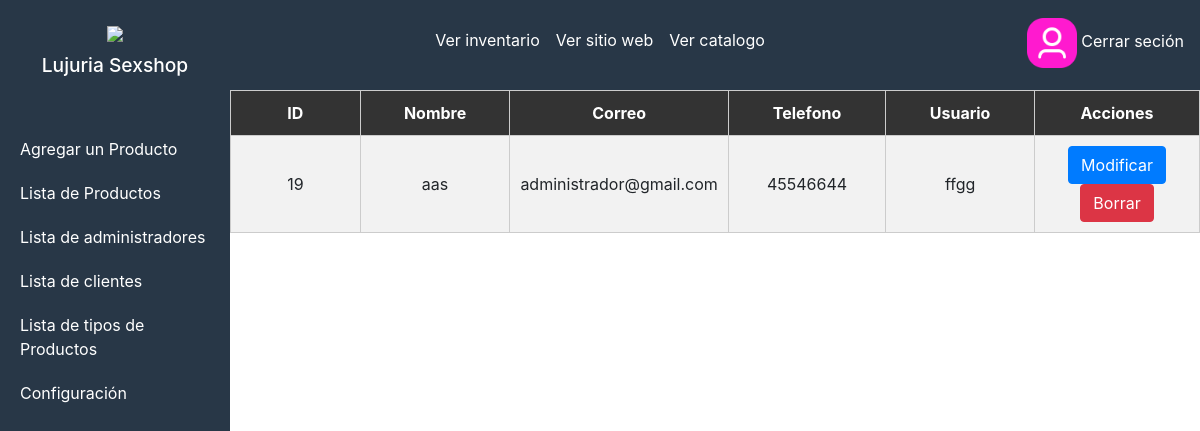
The app's page /administrador/seccion/lista-usarios.php, older data.
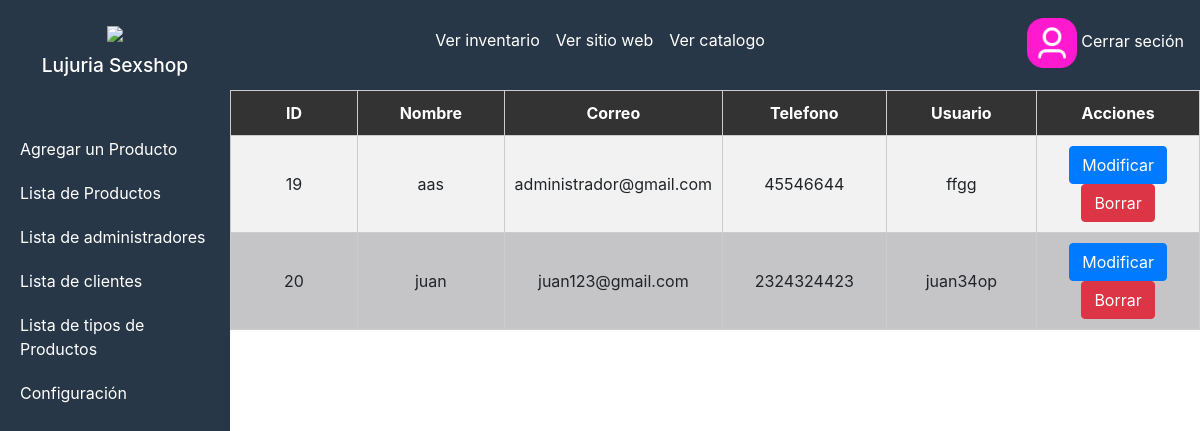
The same page, newer data.
### tables this page shows
CREATE TABLE `tlb_clientes` (
  `cliente_id` int(11) NOT NULL,
  `cliente_nombre` varchar(30) NOT NULL,
  `cliente_correo` varchar(30) NOT NULL,
  `cliente_telefono` varchar(30) NOT NULL,
  `cliente_usuario` varchar(30) NOT NULL,
  `cliente_contrasena` varchar(150) NOT NULL
);

### administrador/seccion/lista-usarios.php (the view, shortened to what this page needs)
<?php include("../../administrador\seccion/template-sections\barra-vertical.php");
include("../config/db.php");
?>
<?php
try {
    $sentenciaSQL = $conexion->prepare("SELECT * FROM tlb_clientes");
    $sentenciaSQL->execute();
    $lista_clientes = $sentenciaSQL->fetchAll(PDO::FETCH_ASSOC);
} catch(PDOException $e) {
    echo "Error en la consulta: " . $e->getMessage();
}
usort($lista_clientes, 'compararPorClienteID');
?>
<head>
    <link rel="stylesheet" href="../../administrador\css\lista_usuarios_style.css">
</head>
<body>
    <div class="contenido_tabla">
        <div class="tabla">
        <table class="table-custom">
            <thead>
                <tr>
                <th>ID</th>
                <th>Nombre</th>
                <th>Correo</th>
                <th>Telefono</th>
                <th>Usuario</th>
                <th>Acciones</th>
                </tr>
            </thead>
            <tbody class="contenido">
                <?php foreach($lista_clientes as $usuario) { ?>
                <tr>
                <td><?php echo $usuario['cliente_id']; ?></td>
                <td><?php echo $usuario['cliente_nombre']; ?></td>
                <td><?php echo $usuario['cliente_correo']; ?></td>
                <td><?php echo $usuario['cliente_telefono']; ?></td>
                <td><?php echo $usuario['cliente_usuario']; ?></td>
                <td>
                    <form method="post">
                    <input type="submit" name="accion" value="Modificar" class="btn btn-primary"/>
                    <input type="submit" name="accion" value="Borrar" class="btn btn-danger"/>
                    </form>
                </td>
                </tr>
                <?php } ?>
            </tbody>
        </table>
                </div>
                </div>
</body>

Row changes from the older to the newer data that the page shows:
added tlb_clientes: cliente_id "20", cliente_nombre "juan", cliente_correo "juan123@gmail.com", cliente_telefono "2324324423", cliente_usuario "juan34op"
